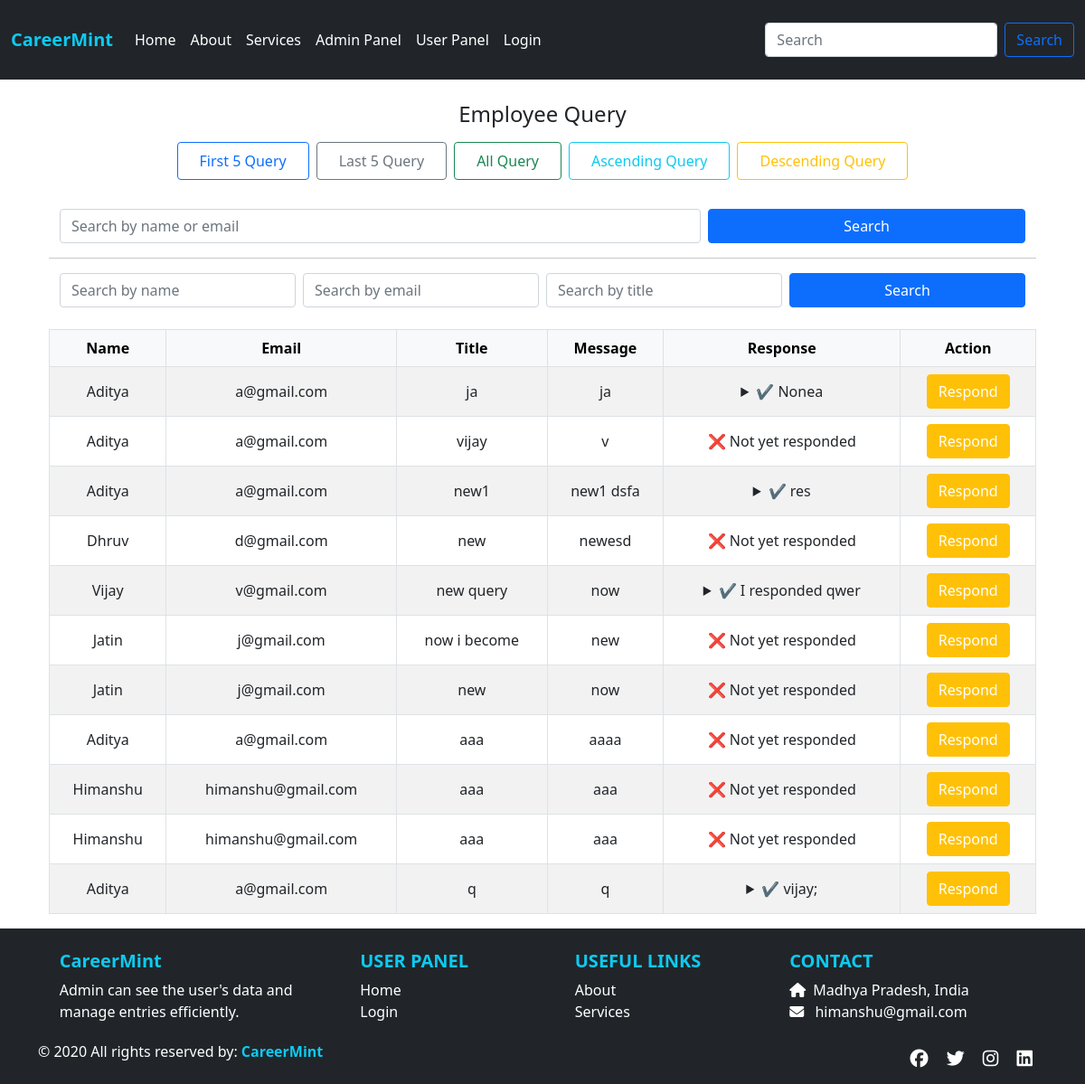
/allquery/, run on the app's committed database.
### app/models.py (models this page shows, shortened)
class UserQuery(models.Model):
    stuname = models.CharField(max_length=100)
    stuemail = models.EmailField()
    title = models.CharField(max_length=255)
    message = models.TextField()
    response = models.TextField(blank=True, null=True)
    created_at = models.DateTimeField(auto_now_add=True)

### app/views.py (the view)
# urls.py: path('allquery/', views.allquery, name='allquery'),
def allquery(request):
    queries = UserQuery.objects.all().order_by('-created_at')
    return render(request, 'allquery.html', {'queries': queries})

### app/templates/allquery.html (shortened to what this page needs)
{% extends "base.html" %}
{% load static %}
{% block css %}
<link rel="stylesheet" href="{% static 'css/style.css' %}">
{% endblock %}
{% block content %}
<div class="text-center mb-4">
  <h4 class="mb-3">Employee Query</h4>
  <div class="d-grid gap-2 d-sm-flex justify-content-center flex-wrap">
    <a href="{% url 'first1' %}" class="btn btn-outline-primary px-4 py-2 mb-2">First 5 Query</a>
    <a href="{% url 'last1' %}" class="btn btn-outline-secondary px-4 py-2 mb-2">Last 5 Query</a>
    <a href="{% url 'allquery' %}" class="btn btn-outline-success px-4 py-2 mb-2">All Query</a>
    <a href="{% url 'asc1' %}" class="btn btn-outline-info px-4 py-2 mb-2">Ascending Query</a>
    <a href="{% url 'desc1' %}" class="btn btn-outline-warning px-4 py-2 mb-2">Descending Query</a>
  </div>
</div>
<div class="container mt-4">
  <form method="get" action="{% url 'search' %}" class="container my-3">
    <div class="row g-2">
      <div class="col-md-8 col-sm-12">
        <input
          type="text"
          name="search"
          class="form-control"
          placeholder="Search by name or email"
          value="{{ pk|default:'' }}">
      </div>
      <div class="col-md-4 col-sm-12">
        <button type="submit" class="btn btn-primary w-100">Search</button>
      </div>
    </div>
  </form>
<hr>
 <form method="post" action="{% url 'searchall' %}" class="container my-3">
  <div class="row g-2 align-items-center">
    <div class="col-lg-3 col-md-6 col-sm-12">
      <input
        type="text"
        name="stuname"
        class="form-control"
        placeholder="Search by name"
        value="{{ stuname|default:'' }}">
    </div>
    <div class="col-lg-3 col-md-6 col-sm-12">
      <input
        type="text"
        name="stuemail"
        class="form-control"
        placeholder="Search by email"
        value="{{ stuemail|default:'' }}">
    </div>
    <div class="col-lg-3 col-md-6 col-sm-12">
      <input
        type="text"
        name="title"
        class="form-control"
        placeholder="Search by title"
        value="{{ title|default:'' }}">
    </div>
    <div class="col-lg-3 col-md-6 col-sm-12">
      <button type="submit" class="btn btn-primary w-100">Search</button>
    </div>
  </div>
</form>
  <div class="table-responsive mt-4">
    <table class="table table-bordered table-striped align-middle text-center">
      <thead class="table-light">
        <tr>
          <th>Name</th>
          <th>Email</th>
          <th>Title</th>
          <th>Message</th>
          <th>Response</th>
          <th>Action</th>
        </tr>
      </thead>
      <tbody>
        {% if data %}
          {% for q in data %}
            <tr>
              <td>{{ q.stuname }}</td>
              <td>{{ q.stuemail }}</td>
              <td>{{ q.title }}</td>
              <td style="word-break: break-word;">{{ q.message }}</td>
              <td style="max-width: 300px;">
                {% if q.response %}
                  <details>
                    <summary style="cursor: pointer;">✔️ {{ q.response|truncatechars:50 }}</summary>
                    <div>{{ q.response }}</div>
                  </details>
                {% else %}
                  ❌ Not yet responded
                {% endif %}
              </td>
              <td>
                <a href="{% url 'queryres' q.pk %}" class="btn btn-warning text-white">Respond</a>
              </td>
            </tr>
          {% endfor %}
        {% elif queries %}
          {% for q in queries %}
            <tr>
              <td>{{ q.stuname }}</td>
              <td>{{ q.stuemail }}</td>
              <td>{{ q.title }}</td>
              <td style="word-break: break-word;">{{ q.message }}</td>
              <td style="max-width: 300px;">
                {% if q.response %}
                  <details>
                    <summary style="cursor: pointer;">✔️ {{ q.response|truncatechars:50 }}</summary>
                  </details>
                {% else %}
                  ❌ Not yet responded
                {% endif %}
              </td>
              <td>
                <a href="{% url 'queryres' q.pk %}" class="btn btn-warning text-white">Respond</a>
              </td>
            </tr>
          {% endfor %}
        {% else %}
          <tr>
            <td colspan="6">No queries found.</td>
          </tr>
        {% endif %}
      </tbody>
    </table>
  </div>
</div>
{% endblock %}

### app/static/css/style.css (style rules this page uses)
body { display: flex; flex-direction: column; min-height: 100vh; }

### data on the page
UserQuery: stuname "Aditya", stuemail "a@gmail.com", title "ja", message "ja", response "Nonea"
UserQuery: stuname "Aditya", stuemail "a@gmail.com", title "vijay", message "v", shows "❌ Not yet responded"
UserQuery: stuname "Aditya", stuemail "a@gmail.com", title "new1", message "new1 dsfa", response "res"
UserQuery: stuname "Dhruv", stuemail "d@gmail.com", title "new", message "newesd", shows "❌ Not yet responded"
UserQuery: stuname "Vijay", stuemail "v@gmail.com", title "new query", message "now", response "I responded qwer"
UserQuery: stuname "Jatin", stuemail "j@gmail.com", title "now i become", message "new", shows "❌ Not yet responded"
UserQuery: stuname "Jatin", stuemail "j@gmail.com", title "new", message "now", shows "❌ Not yet responded"
UserQuery: stuname "Aditya", stuemail "a@gmail.com", title "aaa", message "aaaa", shows "❌ Not yet responded"
UserQuery: stuname "Himanshu", stuemail "himanshu@gmail.com", title "aaa", message "aaa", shows "❌ Not yet responded"
UserQuery: stuname "Himanshu", stuemail "himanshu@gmail.com", title "aaa", message "aaa", shows "❌ Not yet responded"
UserQuery: stuname "Aditya", stuemail "a@gmail.com", title "q", message "q", response "vijay;"
